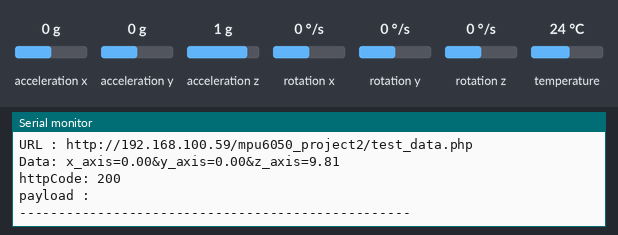
The sketch below on a simulated ESP32. On the bench: the last lines printed to the serial monitor. The test bench sets the inputs (shaded band); at power-on: acceleration x 0 g, acceleration y 0 g, acceleration z 1 g, rotation x 0 °/s, rotation y 0 °/s, rotation z 0 °/s, temperature 24 °C. WiFi joins after 1.5 s; servers stay silent unless stated; uploads are accepted with an empty reply.

Above: at 3.8 s.
3.9 s: acceleration x set to -1.4 g
At 4.19 s:
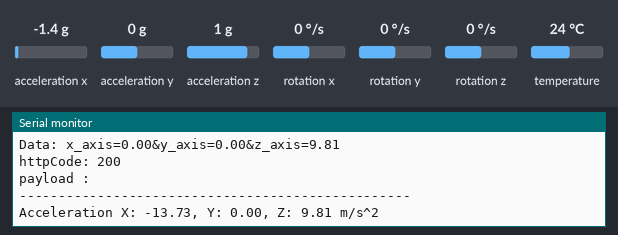
5.4 s: acceleration y set to -1.4 g
At 5.62 s:
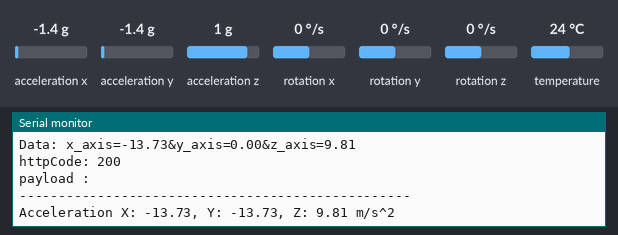
6.9 s: acceleration z set to -1.4 g
At 7.76 s:
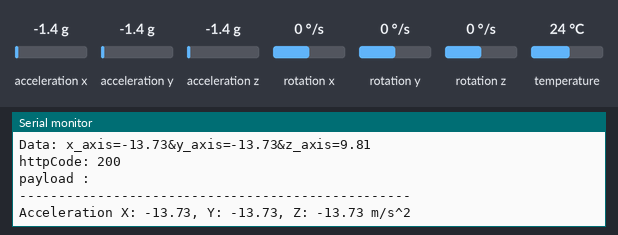

Measured:
- after the input at 3.9 s, the serial monitor: prints a new line after 0.14 s (image 1)
- after the input at 5.4 s, the serial monitor: prints a new line after 0.06 s (image 2)
- after the input at 6.9 s, the serial monitor: prints a new line after 0.70 s (image 3)

The sketch:

mpu6050_plus_Xaamp_Code_Corrrect.ino
```cpp
// Basic demo for accelerometer readings from Adafruit MPU6050

#include <Adafruit_MPU6050.h>
#include <Adafruit_Sensor.h>
#include <Wire.h>

Adafruit_MPU6050 mpu;

#include <WiFi.h>
#include <HTTPClient.h>

//String URL = "http://192.168.100.59/mpu6050_project/test_data.php";
String URL = "http://192.168.100.59/mpu6050_project2/test_data.php";
//String URL = "http://192.168.50.153/mpu6050_project2/test_data.php";
///String URL = "http://192.168.43.84/mpu6050_project2/test_data.php";
String PROJECT_API_KEY="5fsdsf2ev5FF";

//const char* ssid = "GalaxyJ6E9A";
//const char* password = "1234567890";

//const char* ssid = "FY";
//const char* password = "xoxodumb";

const char* ssid = "Best net 4g 427";
const char* password = "Honda125";


void setup(void) {
  Serial.begin(115200);
    connectWiFi();
  while (!Serial)
    delay(10); // will pause Zero, Leonardo, etc until serial console opens

  Serial.println("Adafruit MPU6050 test!");

  // Try to initialize!
  if (!mpu.begin()) {
    Serial.println("Failed to find MPU6050 chip");
    while (1) {
      delay(10);
    }
  }
  Serial.println("MPU6050 Found!");

  mpu.setAccelerometerRange(MPU6050_RANGE_2_G);
  Serial.print("Accelerometer range set to: ");
  switch (mpu.getAccelerometerRange()) {
  case MPU6050_RANGE_2_G:
    Serial.println("+-2G");
    break;
  case MPU6050_RANGE_4_G:
    Serial.println("+-4G");
    break;
  case MPU6050_RANGE_8_G:
    Serial.println("+-8G");
    break;
  case MPU6050_RANGE_16_G:
    Serial.println("+-16G");
    break;
  }

  mpu.setFilterBandwidth(MPU6050_BAND_21_HZ);

  Serial.println("");
  delay(100);
}

float A,S,D;
float x_axis,y_axis,z_axis;
void loop() {

  /* Get new sensor events with the readings */
  sensors_event_t a, g, temp;
  mpu.getEvent(&a, &g, &temp);

  /* Print out the values */
  A=a.acceleration.x;
  S=a.acceleration.y;
  D=a.acceleration.z;
  x_axis=A;
  y_axis=S;
  z_axis=D;
  Serial.print("Acceleration X: ");
  Serial.print(x_axis);
  //Serial.print(a.acceleration.x);
  Serial.print(", Y: ");
  Serial.print(y_axis);
  //Serial.print(a.acceleration.y);
  Serial.print(", Z: ");
  Serial.print(z_axis);
  //Serial.print(a.acceleration.z);
  Serial.println(" m/s^2");

//////////////////////////////////////////////////////////////////////////////////////////////////////////////////////////////////////////////
                                                          //WIFI Code Start

 // put your main code here, to run repeatedly:
if(WiFi.status() != WL_CONNECTED) {
    connectWiFi();
  }

//String jsonData = "{\"x_axis\:" + String(x_axis) + ",\"y_axis\":" + String(y_axis) + ",\"z_axis\":" + String(z_axis) + "}";
String postData = "x_axis=" + String(x_axis) + "&y_axis=" + String(y_axis)+ "&z_axis=" + String(z_axis);
  //int postData=x_axis;
   HTTPClient http;   //Connection for webserver
  http.begin(URL);    //Make object of http  //Connect esp32 to webpage which is defined by URL
  http.addHeader("Content-Type", "application/x-www-form-urlencoded");
int httpCode = http.POST(postData);  //To send data to server use post method
String payload = http.getString(); //Response message from server
//Help server to understand the type of message that send
  //http.addHeader("Content-Type", "application/json");
  //http.addHeader("Content-Type", "application/POST");
//int httpCode = http.POST(jsonData);

  Serial.print("URL : "); Serial.println(URL);
//  Serial.print("Data: "); Serial.println(jsonData);

  Serial.print("Data: "); Serial.println(postData);
  Serial.print("httpCode: "); Serial.println(httpCode);
  Serial.print("payload : "); Serial.println(payload);
  Serial.println("--------------------------------------------------");
  //delay(5000);


//////////////////////////////////////////////////////////////////////////////////////////////////////////////////////////////////////////////
                                                          //WIFI Code end


  Serial.println("");
  delay(500);
}


void connectWiFi() {
  WiFi.mode(WIFI_OFF);
  delay(1000);
  //This line hides the viewing of ESP as wifi hotspot
  WiFi.mode(WIFI_STA);

  WiFi.begin(ssid, password);
  Serial.println("Connecting to WiFi");

  while (WiFi.status() != WL_CONNECTED) {
    delay(500);
    Serial.print(".");
  }

  Serial.print("connected to : "); Serial.println(ssid);
  Serial.print("IP address: "); Serial.println(WiFi.localIP());
}
```
